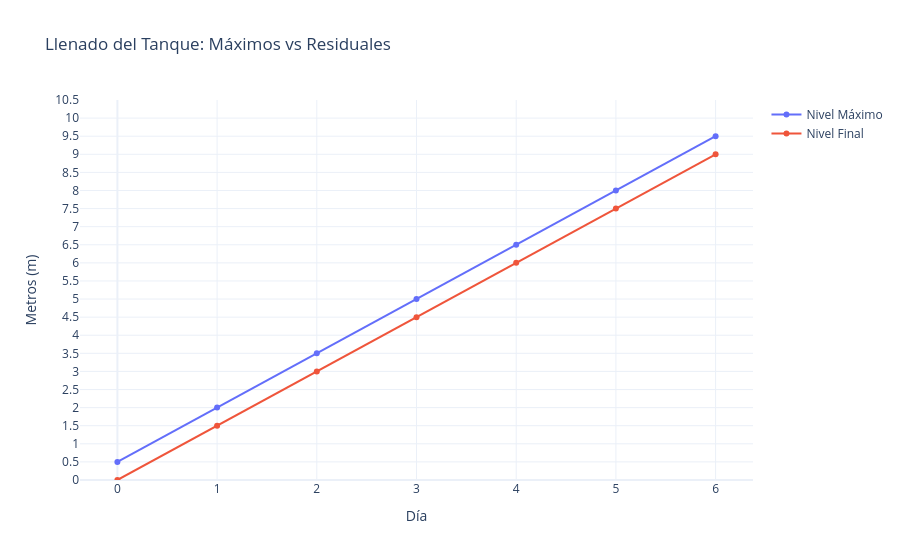

The notebook cell this image was saved under:
### Markdown cell above
### Interactividad con Plotly (Resumen Visual)

Si estuviéramos en un entorno interactivo, usaríamos **Plotly** para visualizar el crecimiento dinámico:

### Code cell
import plotly.graph_objects as go

fig = go.Figure()

fig.add_trace(go.Scatter(
    x=df['Día'], 
    y=df['Nivel Máximo (m)'], 
    name='Nivel Máximo', 
    mode='lines+markers'
))

fig.add_trace(go.Scatter(
    x=df['Día'], 
    y=df['Nivel Final/Noche (m)'], 
    name='Nivel Final', 
    mode='lines+markers'
))

fig.update_layout(
    title='Llenado del Tanque: Máximos vs Residuales',
    xaxis_title='Día',
    yaxis_title='Metros (m)',
    template='plotly_white',
    
    # 🔹 Configuración del eje Y
    yaxis=dict(
        tickmode='linear',  # escala lineal
        tick0=0,            # inicio en 0
        dtick=0.5,            # incremento de 1 en 1
        range=[0, max(df['Nivel Máximo (m)'].max(), df['Nivel Final/Noche (m)'].max()) + 1]
    )
)

fig.show()

fig.write_image(r"C:\Users\marco\Downloads\llenado_del_tanque.jpeg")

### Figure 1 — Plotly figure (JSON) as saved in the notebook; plotly's stock layout.template omitted (floating-point values rounded to 4 significant figures)
{"data": [{"mode": "lines+markers", "name": "Nivel Máximo", "type": "scatter", "x": [0, 1, 2, 3, 4, 5, 6], "y": [0.5, 2.0, 3.5, 5.0, 6.5, 8.0, 9.5]}, {"mode": "lines+markers", "name": "Nivel Final", "type": "scatter", "x": [0, 1, 2, 3, 4, 5, 6], "y": [0.0, 1.5, 3.0, 4.5, 6.0, 7.5, 9.0]}], "layout": {"title": {"text": "Llenado del Tanque: Máximos vs Residuales"}, "xaxis": {"title": {"text": "Día"}}, "yaxis": {"dtick": 0.5, "range": [0, 10.5], "tick0": 0, "tickmode": "linear", "title": {"text": "Metros (m)"}}}}
